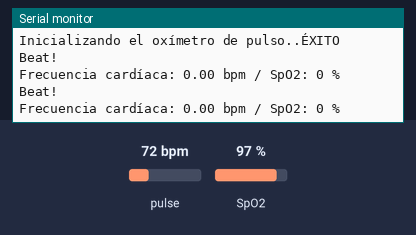
Simulated run of this sketch. Board: ESP32. Shown: the last lines printed to the serial monitor. The inputs (shaded band) are chosen by the test bench; at power-on: pulse 72 bpm, SpO2 97 %. WiFi joins after 1.5 s; servers stay silent unless stated.

Above: at 3.2 s.
3.3 s: pulse set to 42 bpm
At 4.7 s:
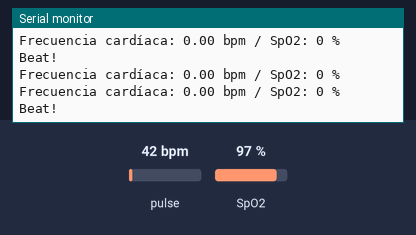
4.8 s: SpO2 set to 80 %
At 5.6 s:
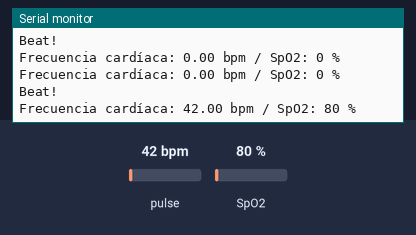
6.3 s: pulse set to 70 bpm
At 9.6 s:
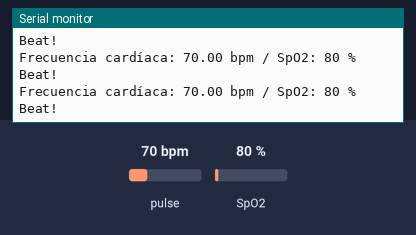
Timing chart, 0 to 11.1 s (numbered marks = the images above; inputs shaded):
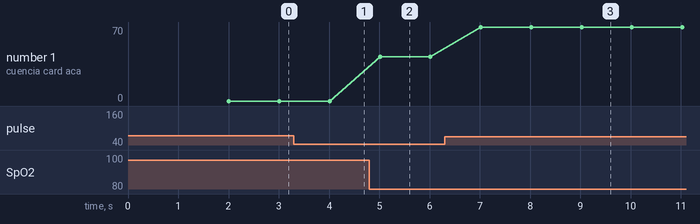

Measured:
- after the input at 4.8 s, the serial monitor: prints a new line after 0.21 s (image 2)
- after the input at 6.3 s, the serial monitor: prints a new line after 0.72 s (image 3)
- plotted number 1: 42 → 70 after the input at 6.3 s

The sketch:

ESP_Chart_Web_Server_.ino
```cpp
#include <Wire.h>
#include <WiFi.h>
#include <ESPAsyncWebServer.h>
#include "MAX30100_PulseOximeter.h"

#define REPORTING_PERIOD_MS 1000

// Credenciales WiFi
const char* ssid = "iPhone de Alejandra";
const char* password = "12345678";

// Crear una instancia del objeto PulseOximeter
PulseOximeter pox;
AsyncWebServer server(80); // Crear el servidor en el puerto 80

uint32_t tsLastReport = 0;

// Callback para la detección de pulsos
void onBeatDetected() {
    Serial.println("Beat!");
}

// Función para obtener datos de frecuencia cardíaca
String getHeartRate() {
    return String(pox.getHeartRate());
}

// Función para obtener datos de SpO2
String getSpO2() {
    return String(pox.getSpO2());
}

void setup() {
    Serial.begin(115200);

    // Inicializar la conexión WiFi
    WiFi.begin(ssid, password);
    while (WiFi.status() != WL_CONNECTED) {
        delay(1000);
        Serial.println("Conectando a WiFi...");
    }
    Serial.println("Conectado a WiFi, IP: " + WiFi.localIP().toString());

    // Inicializar el sensor MAX30100
    Serial.print("Inicializando el oxímetro de pulso..");
    if (!pox.begin()) {
        Serial.println("FALLIDO");
        for (;;);
    } else {
        Serial.println("ÉXITO");
    }

    // Registrar el callback para la detección de pulsos
    pox.setOnBeatDetectedCallback(onBeatDetected);

    // Ruta para mostrar los datos en el servidor web
    server.on("/", HTTP_GET, [](AsyncWebServerRequest *request) {
        String html = "<html><head><title>Datos del Oxímetro</title>";
        html += "<script>";
        html += "function fetchData() {";
        html += "  fetch('/data').then(response => response.text()).then(data => {";
        html += "    document.getElementById('sensorData').innerHTML = data;";
        html += "  });";
        html += "}";
        html += "setInterval(fetchData, 1000);"; // Actualizar cada segundo
        html += "</script></head>";
        html += "<body><h1>Datos del Oxímetro</h1>";
        html += "<div id='sensorData'>Cargando datos...</div>";
        html += "</body></html>";
        request->send(200, "text/html", html);
    });

    // Ruta para enviar los datos de frecuencia cardíaca y SpO2
    server.on("/data", HTTP_GET, [](AsyncWebServerRequest *request) {
        String data = "Frecuencia cardíaca: " + getHeartRate() + " bpm<br>";
        data += "SpO2: " + getSpO2() + " %";
        request->send(200, "text/plain", data);
    });

    // Iniciar el servidor
    server.begin();
}

void loop() {
    // Actualizar el sensor MAX30100
    pox.update();

    // Reportar datos a través del Serial Monitor
    if (millis() - tsLastReport > REPORTING_PERIOD_MS) {
        Serial.print("Frecuencia cardíaca: ");
        Serial.print(getHeartRate());
        Serial.print(" bpm / SpO2: ");
        Serial.print(getSpO2());
        Serial.println(" %");
        tsLastReport = millis();
    }
}
```
